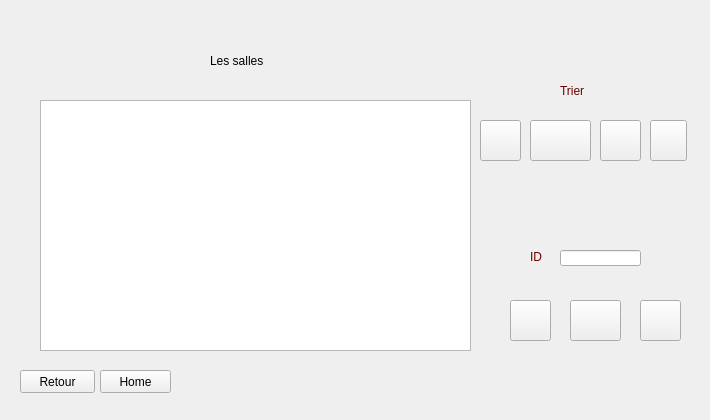
   <widget class="QWidget" name="page_8">
    <widget class="QLabel" name="label_26">
     <property name="geometry">
      <rect>
       <x>0</x>
       <y>0</y>
       <width>701</width>
       <height>411</height>
      </rect>
     </property>
     <property name="text">
      <string/>
     </property>
     <property name="pixmap">
      <pixmap>../../Downloads/bb.jpg</pixmap>
     </property>
    </widget>
    <widget class="QLabel" name="label_27">
     <property name="geometry">
      <rect>
       <x>210</x>
       <y>30</y>
       <width>131</width>
       <height>61</height>
      </rect>
     </property>
     <property name="styleSheet">
      <string notr="true">color:rgb(0, 0, 0);
font: 75 14pt &quot;Segoe Script&quot;;</string>
     </property>
     <property name="text">
      <string>Les salles</string>
     </property>
    </widget>
    <widget class="QPushButton" name="pushButton_23">
     <property name="geometry">
      <rect>
       <x>640</x>
       <y>300</y>
       <width>41</width>
       <height>41</height>
      </rect>
     </property>
     <property name="styleSheet">
      <string notr="true">font: 75 8pt &quot;Segoe Script&quot;;
color: rgb(0, 0, 0);</string>
     </property>
     <property name="text">
      <string/>
     </property>
     <property name="iconSize">
      <size>
       <width>60</width>
       <height>40</height>
      </size>
     </property>
    </widget>
    <widget class="QPushButton" name="pushButton_24">
     <property name="geometry">
      <rect>
       <x>570</x>
       <y>300</y>
       <width>51</width>
       <height>41</height>
      </rect>
     </property>
     <property name="styleSheet">
      <string notr="true">font: 75 8pt &quot;Segoe Script&quot;;
color: rgb(0, 0, 0);</string>
     </property>
     <property name="text">
      <string/>
     </property>
     <property name="iconSize">
      <size>
       <width>60</width>
       <height>40</height>
      </size>
     </property>
    </widget>
    <widget class="QPushButton" name="pushButton_25">
     <property name="geometry">
      <rect>
       <x>510</x>
       <y>300</y>
       <width>41</width>
       <height>41</height>
      </rect>
     </property>
     <property name="styleSheet">
      <string notr="true">font: 75 8pt &quot;Segoe Script&quot;;
color: rgb(0, 0, 0);</string>
     </property>
     <property name="text">
      <string/>
     </property>
     <property name="iconSize">
      <size>
       <width>60</width>
       <height>40</height>
      </size>
     </property>
    </widget>
    <widget class="QPushButton" name="pushButton_35">
     <property name="geometry">
      <rect>
       <x>20</x>
       <y>370</y>
       <width>75</width>
       <height>23</height>
      </rect>
     </property>
     <property name="styleSheet">
      <string notr="true">font: 75 8pt &quot;Segoe Script&quot;;
color: rgb(0, 0, 0);</string>
     </property>
     <property name="text">
      <string>Retour</string>
     </property>
     <property name="iconSize">
      <size>
       <width>68</width>
       <height>50</height>
      </size>
     </property>
    </widget>
    <widget class="QPushButton" name="pushButton_39">
     <property name="geometry">
      <rect>
       <x>100</x>
       <y>370</y>
       <width>71</width>
       <height>23</height>
      </rect>
     </property>
     <property name="styleSheet">
      <string notr="true">font: 75 8pt &quot;Segoe Script&quot;;
color: rgb(0, 0, 0);
</string>
     </property>
     <property name="text">
      <string>Home</string>
     </property>
     <property name="iconSize">
      <size>
       <width>68</width>
       <height>50</height>
      </size>
     </property>
    </widget>
    <widget class="QLineEdit" name="lineEdit_supp">
     <property name="geometry">
      <rect>
       <x>560</x>
       <y>250</y>
       <width>81</width>
       <height>16</height>
      </rect>
     </property>
     <property name="styleSheet">
      <string notr="true">font: 75 8pt &quot;Segoe Script&quot;;
color: rgb(0, 0, 0);</string>
     </property>
     <property name="maxLength">
      <number>4</number>
     </property>
    </widget>
    <widget class="QTableView" name="tablesalle">
     <property name="geometry">
      <rect>
       <x>40</x>
       <y>100</y>
       <width>431</width>
       <height>251</height>
      </rect>
     </property>
     <property name="styleSheet">
      <string notr="true">color:rgb(0, 0, 0);
font: 75 12pt &quot;Segoe Script&quot;;</string>
     </property>
    </widget>
    <widget class="QLabel" name="label_46">
     <property name="geometry">
      <rect>
       <x>530</x>
       <y>250</y>
       <width>47</width>
       <height>14</height>
      </rect>
     </property>
     <property name="styleSheet">
      <string notr="true">color:rgb(112, 0, 0);
font: 75 13pt &quot;Segoe Script&quot;;</string>
     </property>
     <property name="text">
      <string>ID</string>
     </property>
    </widget>
    <widget class="QPushButton" name="pushButton_onoff">
     <property name="geometry">
      <rect>
       <x>600</x>
       <y>120</y>
       <width>41</width>
       <height>41</height>
      </rect>
     </property>
     <property name="text">
      <string/>
     </property>
     <property name="iconSize">
      <size>
       <width>60</width>
       <height>39</height>
      </size>
     </property>
    </widget>
    <widget class="QPushButton" name="pushButton_40">
     <property name="geometry">
      <rect>
       <x>480</x>
       <y>120</y>
       <width>41</width>
       <height>41</height>
      </rect>
     </property>
     <property name="text">
      <string/>
     </property>
     <property name="iconSize">
      <size>
       <width>58</width>
       <height>40</height>
      </size>
     </property>
    </widget>
    <widget class="QLabel" name="label_56">
     <property name="geometry">
      <rect>
       <x>560</x>
       <y>80</y>
       <width>81</width>
       <height>21</height>
      </rect>
     </property>
     <property name="styleSheet">
      <string notr="true">color:rgb(112, 0, 0);
font: 75 16pt &quot;Segoe Script&quot;;</string>
     </property>
     <property name="text">
      <string>Trier </string>
     </property>
    </widget>
    <widget class="QPushButton" name="pushButton_22">
     <property name="geometry">
      <rect>
       <x>530</x>
       <y>120</y>
       <width>61</width>
       <height>41</height>
      </rect>
     </property>
     <property name="text">
      <string/>
     </property>
     <property name="iconSize">
      <size>
       <width>80</width>
       <height>50</height>
      </size>
     </property>
    </widget>
    <widget class="QPushButton" name="pushButton_41">
     <property name="geometry">
      <rect>
       <x>650</x>
       <y>120</y>
       <width>37</width>
       <height>41</height>
      </rect>
     </property>
     <property name="text">
      <string/>
     </property>
     <property name="iconSize">
      <size>
       <width>60</width>
       <height>40</height>
      </size>
     </property>
    </widget>
   </widget>
